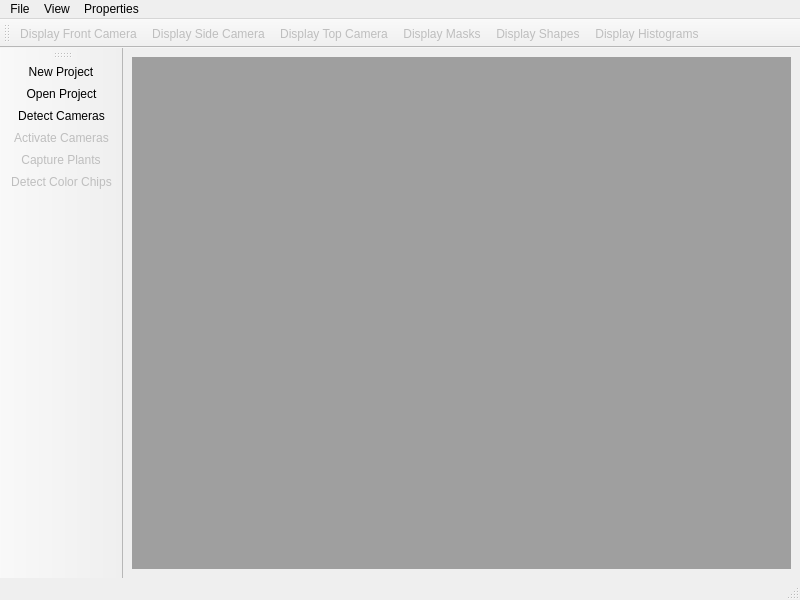
<?xml version="1.0" encoding="UTF-8"?>
<ui version="4.0">
 <class>MainWindow</class>
 <widget class="QMainWindow" name="MainWindow">
  <property name="geometry">
   <rect>
    <x>0</x>
    <y>0</y>
    <width>800</width>
    <height>600</height>
   </rect>
  </property>
  <property name="windowTitle">
   <string>Main Window</string>
  </property>
  <widget class="QWidget" name="centralwidget">
   <layout class="QVBoxLayout" name="verticalLayout">
    <item>
     <widget class="QMdiArea" name="mdiArea">
      <property name="verticalScrollBarPolicy">
       <enum>Qt::ScrollBarAsNeeded</enum>
      </property>
      <property name="horizontalScrollBarPolicy">
       <enum>Qt::ScrollBarAsNeeded</enum>
      </property>
     </widget>
    </item>
   </layout>
  </widget>
  <widget class="QMenuBar" name="menubar">
   <property name="geometry">
    <rect>
     <x>0</x>
     <y>0</y>
     <width>800</width>
     <height>22</height>
    </rect>
   </property>
   <widget class="QMenu" name="menuFile">
    <property name="title">
     <string>File</string>
    </property>
    <addaction name="actionNew_Project"/>
    <addaction name="actionOpen_Project"/>
   </widget>
   <widget class="QMenu" name="menuView">
    <property name="title">
     <string>View</string>
    </property>
    <addaction name="actionDisplay_Front_Camera"/>
    <addaction name="actionDisplay_Side_Camera"/>
    <addaction name="actionDisplay_Top_Camera"/>
    <addaction name="actionDisplay_Shapes"/>
    <addaction name="actionDisplay_Histograms"/>
    <addaction name="actionDisplay_Masks"/>
    <addaction name="actionDetect_Color_Chips"/>
   </widget>
   <widget class="QMenu" name="menuProperties">
    <property name="title">
     <string>Properties</string>
    </property>
    <addaction name="actionModify_Region_of_Intrest"/>
    <addaction name="actionModify_Mask_Properties"/>
   </widget>
   <addaction name="menuFile"/>
   <addaction name="menuView"/>
   <addaction name="menuProperties"/>
  </widget>
  <widget class="QStatusBar" name="statusbar"/>
  <widget class="QToolBar" name="toolBar">
   <property name="windowTitle">
    <string>toolBar</string>
   </property>
   <attribute name="toolBarArea">
    <enum>LeftToolBarArea</enum>
   </attribute>
   <attribute name="toolBarBreak">
    <bool>false</bool>
   </attribute>
   <addaction name="actionNew_Project"/>
   <addaction name="actionOpen_Project"/>
   <addaction name="actionDetect_Cameras"/>
   <addaction name="actionActivate_Cameras"/>
   <addaction name="actionOpen_Camera"/>
   <addaction name="actionDetect_Color_Chips"/>
  </widget>
  <widget class="QToolBar" name="toolBar_2">
   <property name="windowTitle">
    <string>toolBar_2</string>
   </property>
   <attribute name="toolBarArea">
    <enum>TopToolBarArea</enum>
   </attribute>
   <attribute name="toolBarBreak">
    <bool>false</bool>
   </attribute>
   <addaction name="actionDisplay_Front_Camera"/>
   <addaction name="actionDisplay_Side_Camera"/>
   <addaction name="actionDisplay_Top_Camera"/>
   <addaction name="actionDisplay_Masks"/>
   <addaction name="actionDisplay_Shapes"/>
   <addaction name="actionDisplay_Histograms"/>
  </widget>
  <action name="actionNew_Project">
   <property name="text">
    <string>New Project</string>
   </property>
   <property name="shortcut">
    <string>Meta+N</string>
   </property>
  </action>
  <action name="actionOpen_Project">
   <property name="icon">
    <iconset>
     <normaloff>:/icons/Images/fileopen.svg</normaloff>:/icons/Images/fileopen.svg</iconset>
   </property>
   <property name="text">
    <string>Open Project</string>
   </property>
   <property name="shortcut">
    <string>Meta+O</string>
   </property>
  </action>
  <action name="actionOpen_Camera">
   <property name="enabled">
    <bool>false</bool>
   </property>
   <property name="text">
    <string>Capture Plants</string>
   </property>
   <property name="shortcut">
    <string>Meta+C</string>
   </property>
  </action>
  <action name="actionDisplay_Front_Camera">
   <property name="enabled">
    <bool>false</bool>
   </property>
   <property name="text">
    <string>Display Front Camera</string>
   </property>
  </action>
  <action name="actionDisplay_Side_Camera">
   <property name="enabled">
    <bool>false</bool>
   </property>
   <property name="text">
    <string>Display Side Camera</string>
   </property>
  </action>
  <action name="actionDisplay_Top_Camera">
   <property name="enabled">
    <bool>false</bool>
   </property>
   <property name="text">
    <string>Display Top Camera</string>
   </property>
  </action>
  <action name="actionModify_Region_of_Intrest">
   <property name="enabled">
    <bool>false</bool>
   </property>
   <property name="text">
    <string>Modify Region of Interest</string>
   </property>
  </action>
  <action name="actionModify_Mask_Properties">
   <property name="enabled">
    <bool>false</bool>
   </property>
   <property name="text">
    <string>Modify Mask Properties</string>
   </property>
  </action>
  <action name="actionActivate_Cameras">
   <property name="enabled">
    <bool>false</bool>
   </property>
   <property name="text">
    <string>Activate Cameras</string>
   </property>
  </action>
  <action name="actionDisplay_Shapes">
   <property name="enabled">
    <bool>false</bool>
   </property>
   <property name="text">
    <string>Display Shapes</string>
   </property>
  </action>
  <action name="actionDisplay_Histograms">
   <property name="enabled">
    <bool>false</bool>
   </property>
   <property name="text">
    <string>Display Histograms</string>
   </property>
  </action>
  <action name="actionDisplay_Masks">
   <property name="enabled">
    <bool>false</bool>
   </property>
   <property name="text">
    <string>Display Masks</string>
   </property>
  </action>
  <action name="actionDetect_Color_Chips">
   <property name="enabled">
    <bool>false</bool>
   </property>
   <property name="text">
    <string>Detect Color Chips</string>
   </property>
  </action>
  <action name="actionDetect_Cameras">
   <property name="text">
    <string>Detect Cameras</string>
   </property>
  </action>
 </widget>
 <resources/>
 <connections/>
</ui>
